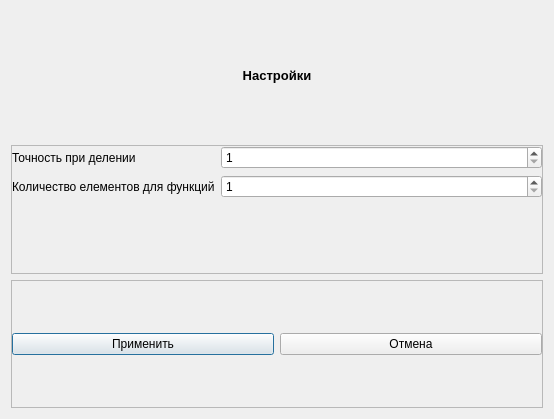
<?xml version="1.0" encoding="UTF-8"?>
<ui version="4.0">
 <class>SettingsWindow</class>
 <widget class="QDialog" name="SettingsWindow">
  <property name="geometry">
   <rect>
    <x>0</x>
    <y>0</y>
    <width>554</width>
    <height>419</height>
   </rect>
  </property>
  <property name="windowTitle">
   <string>Settings</string>
  </property>
  <layout class="QVBoxLayout" name="verticalLayout">
   <item>
    <widget class="QLabel" name="label_2">
     <property name="font">
      <font>
       <pointsize>10</pointsize>
       <weight>75</weight>
       <bold>true</bold>
      </font>
     </property>
     <property name="text">
      <string>Настройки</string>
     </property>
     <property name="alignment">
      <set>Qt::AlignCenter</set>
     </property>
    </widget>
   </item>
   <item>
    <widget class="QFrame" name="frame">
     <property name="frameShape">
      <enum>QFrame::StyledPanel</enum>
     </property>
     <property name="frameShadow">
      <enum>QFrame::Raised</enum>
     </property>
     <layout class="QFormLayout" name="formLayout">
      <property name="leftMargin">
       <number>0</number>
      </property>
      <property name="topMargin">
       <number>0</number>
      </property>
      <property name="rightMargin">
       <number>0</number>
      </property>
      <property name="bottomMargin">
       <number>0</number>
      </property>
      <item row="0" column="0">
       <widget class="QLabel" name="label">
        <property name="font">
         <font>
          <pointsize>9</pointsize>
         </font>
        </property>
        <property name="text">
         <string>Точность при делении</string>
        </property>
       </widget>
      </item>
      <item row="0" column="1">
       <widget class="QSpinBox" name="spinBox_div_acuracy">
        <property name="font">
         <font>
          <pointsize>9</pointsize>
         </font>
        </property>
        <property name="minimum">
         <number>1</number>
        </property>
        <property name="maximum">
         <number>999999999</number>
        </property>
       </widget>
      </item>
      <item row="1" column="0">
       <widget class="QLabel" name="label_3">
        <property name="font">
         <font>
          <pointsize>9</pointsize>
         </font>
        </property>
        <property name="text">
         <string>Количество елементов для функций</string>
        </property>
       </widget>
      </item>
      <item row="1" column="1">
       <widget class="QSpinBox" name="spinBox_function_acuracy">
        <property name="font">
         <font>
          <pointsize>9</pointsize>
         </font>
        </property>
        <property name="minimum">
         <number>1</number>
        </property>
       </widget>
      </item>
     </layout>
    </widget>
   </item>
   <item>
    <widget class="QFrame" name="frame_2">
     <property name="frameShape">
      <enum>QFrame::StyledPanel</enum>
     </property>
     <property name="frameShadow">
      <enum>QFrame::Raised</enum>
     </property>
     <layout class="QHBoxLayout" name="horizontalLayout">
      <property name="leftMargin">
       <number>0</number>
      </property>
      <property name="topMargin">
       <number>0</number>
      </property>
      <property name="rightMargin">
       <number>0</number>
      </property>
      <property name="bottomMargin">
       <number>0</number>
      </property>
      <item>
       <widget class="QPushButton" name="pushButton_accept">
        <property name="font">
         <font>
          <pointsize>9</pointsize>
         </font>
        </property>
        <property name="text">
         <string>Применить</string>
        </property>
       </widget>
      </item>
      <item>
       <widget class="QPushButton" name="pushButton_cancel">
        <property name="font">
         <font>
          <pointsize>9</pointsize>
         </font>
        </property>
        <property name="text">
         <string>Отмена</string>
        </property>
       </widget>
      </item>
     </layout>
    </widget>
   </item>
  </layout>
 </widget>
 <resources/>
 <connections/>
</ui>
